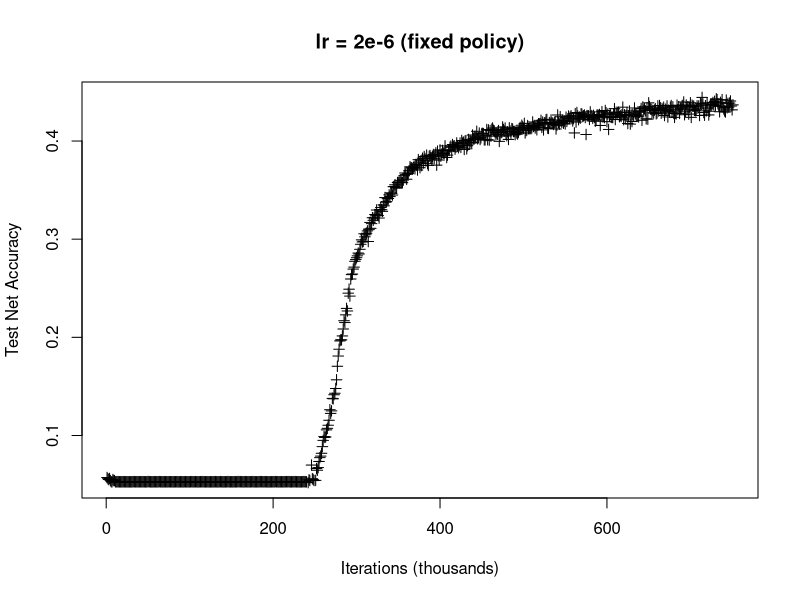

The R source for this figure:
## ---- chunk 1
d <- read.table('./common/caffe9/accuracy.2.txt',stringsAsFactors=FALSE)
plot(row.names(d),d$V1, pch=3, xlab="Iterations (thousands)",ylab="Test Net Accuracy",  main="lr = 2e-6 (fixed policy)")
